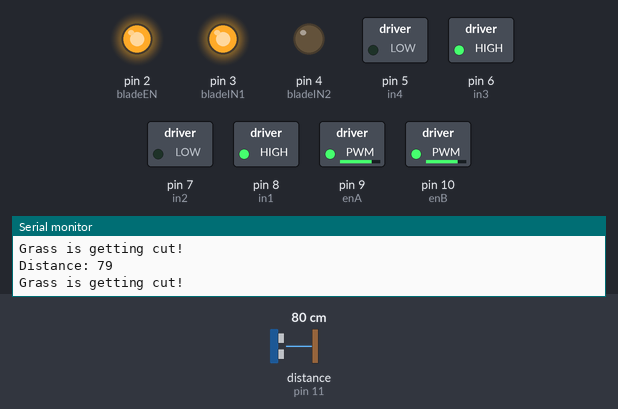
Recording of a sketch running on a simulated Arduino Uno, built with avr-gcc and run on an emulated ATmega328P. On the bench: switched loads named in the sketch (green lamp = pin HIGH), output pins drawn as LEDs (lit = HIGH), the last lines printed to the serial monitor. Wiring (inferred from the names in the program): ultrasonic range finder: trigger pin 12; echo pin 11. Dashed ring = blinking. The inputs (shaded band) are chosen by the test bench; at power-on: distance to the obstacle (sensor on pin 11) 80 cm. The echo pulse lasts 58.3 µs per cm; pins used as bus, display or sensor lines are not drawn.

Above: at 1.2 s.
1.3 s: distance to the obstacle (sensor on pin 11) set to 22 cm
2.8 s: distance to the obstacle (sensor on pin 11) set to 18 cm
At 3.9 s:
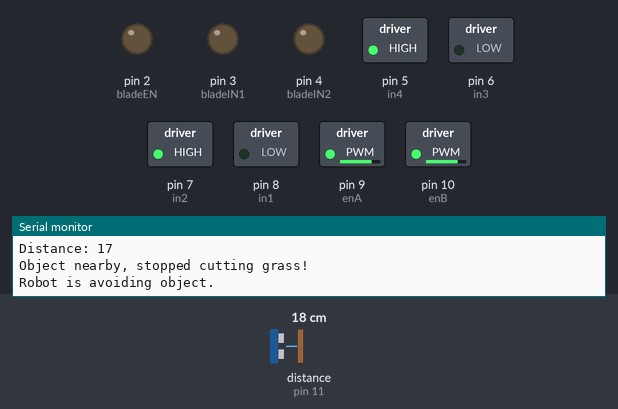
5.8 s: distance to the obstacle (sensor on pin 11) set to 60 cm
At 6.7 s:
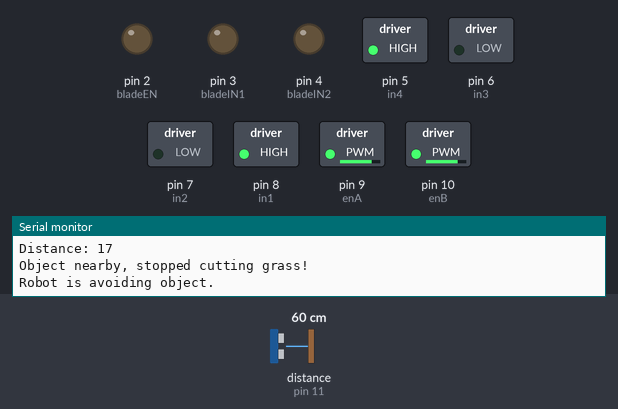
8.3 s: distance to the obstacle (sensor on pin 11) set to 2 cm
At 9.4 s:
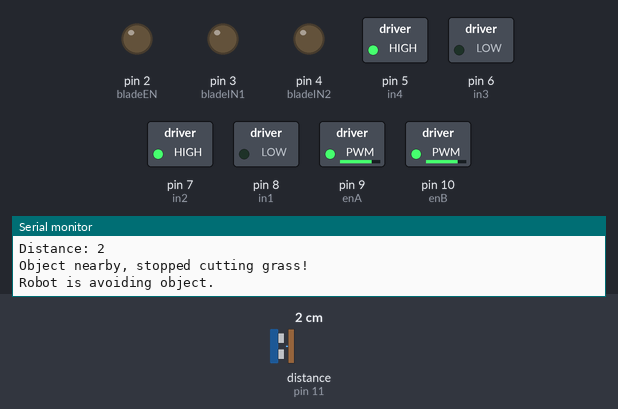
Timing chart, 0 to 12.3 s (numbered marks = the images above; inputs shaded):
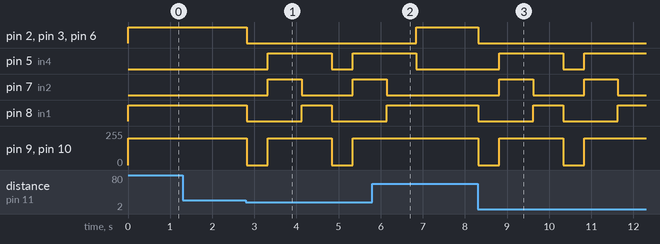

Measured:
- the behaviour switches between 21 and 20 cm on distance to the obstacle (sensor on pin 11) (found by bisection; images 0 and 1)
- after the input at 2.8 s, pin 2 (bladeEN), pin 3 (bladeIN1): HIGH → LOW at once
- after the input at 5.8 s, pin 2 (bladeEN), pin 3 (bladeIN1), pin 6 (in3): LOW → HIGH after 1.0 s; pin 5 (in4): goes on until 6.8 s, then stays LOW; pin 7 (in2): goes on until 6.1 s, then stays LOW; pin 8 (in1): goes on until 6.1 s, then stays HIGH; pin 9 (enA), pin 10 (enB): stays 200/255 (without the input it goes to 0/255 after 1.1 s)
- after the input at 8.3 s, pin 2 (bladeEN), pin 3 (bladeIN1): HIGH → LOW at once

The sketch:

Grass_Cutting_Robot_Code.ino
```cpp
// Motor A pins to Arduino (via first L293D)
int enA = 9, in1 = 8, in2 = 7;
// Motor B pins to Arduino (via first L293D)
int enB = 10, in3 = 6, in4 = 5;

// Blade motor pins to Arduino (via second L293D)
int bladeEN = 2, bladeIN1 = 3, bladeIN2 = 4;

// Ultrasonic sensor pins to Arduino (via Ultrasonic sensor- HC SR04)
int trig = 12;
int echo = 11;

// Declaring variables
long duration;
int distance, objectdistance = 20, waitafterstopping = 500;
int waitaftergoingback = 800, waitaftergoingright = 600;

void setup() {
  // Motor A & B pins
  pinMode(enA, OUTPUT); pinMode(in1, OUTPUT); pinMode(in2, OUTPUT);
  pinMode(enB, OUTPUT); pinMode(in3, OUTPUT); pinMode(in4, OUTPUT);

  // Blade motor pins
  pinMode(bladeEN, OUTPUT); pinMode(bladeIN1, OUTPUT); pinMode(bladeIN2, OUTPUT);
  startBlade();  // Initially ON

  // Ultrasonic sensor pins
  pinMode(trig, OUTPUT);
  pinMode(echo, INPUT);

  //Setting Baud Rate
  Serial.begin(9600);
}

void loop() {
  // Trigger ultrasonic sensor
  digitalWrite(trig, LOW);
  delayMicroseconds(2);
  digitalWrite(trig, HIGH);
  delayMicroseconds(10);
  digitalWrite(trig, LOW);

  duration = pulseIn(echo, HIGH, 30000);

  if (duration == 0) {
    Serial.println("No echo received");
    stopMotors();
    stopBlade();
    delay(200);
    return;
  }
  //Calculating distance
  distance = duration * 0.034 / 2;

  Serial.print("Distance: ");
  Serial.println(distance);

  if (distance < objectdistance) {
    Serial.println("Object nearby, stopped cutting grass!");
    Serial.println("Robot is avoiding object.");
    stopBlade();      // Stop blade motor
    stopMotors();     // Stop drive motors
    delay(waitafterstopping);
    moveBackward();   // Reverse
    delay(waitaftergoingback);
    turnRight();      // Turn
    delay(waitaftergoingright);
  } else {
    Serial.println("Grass is getting cut!");
    startBlade();     // Run blade motor
    moveForward();    // Continue forward
  }

  delay(100);
}

// Movement Functions
void moveForward() {
  digitalWrite(in1, HIGH); digitalWrite(in2, LOW);
  analogWrite(enA, 200);

  digitalWrite(in3, HIGH); digitalWrite(in4, LOW);
  analogWrite(enB, 200);
}

void moveBackward() {
  digitalWrite(in1, LOW); digitalWrite(in2, HIGH);
  analogWrite(enA, 200);

  digitalWrite(in3, LOW); digitalWrite(in4, HIGH);
  analogWrite(enB, 200);
}

void turnRight() {
  digitalWrite(in1, HIGH); digitalWrite(in2, LOW);
  analogWrite(enA, 200);

  digitalWrite(in3, LOW); digitalWrite(in4, HIGH);
  analogWrite(enB, 200);
}

void stopMotors() {
  digitalWrite(in1, LOW); digitalWrite(in2, LOW);
  digitalWrite(in3, LOW); digitalWrite(in4, LOW);
  analogWrite(enA, 0);
  analogWrite(enB, 0);
}

// Blade Motor Control Functions (via second L293D)
void startBlade() {
  digitalWrite(bladeIN1, HIGH);
  digitalWrite(bladeIN2, LOW);
  analogWrite(bladeEN, 200);  // Blade speed
}

void stopBlade() {
  digitalWrite(bladeIN1, LOW);
  digitalWrite(bladeIN2, LOW);
  analogWrite(bladeEN, 0);
}
```
